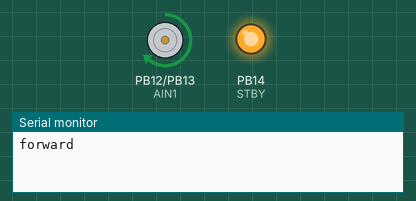
Recording of a sketch running on a simulated STM32 Black Pill. Parts: motor-driver pin pairs drawn as motors (green arrow = first pin HIGH = forward, orange = second pin HIGH = backward, longer = more drive, scaled by the enable pin, stopped while the standby pin is LOW), output pins drawn as LEDs (lit = HIGH), the last lines printed to the serial monitor.

Above: at 1.0 s.
At 2.5 s:
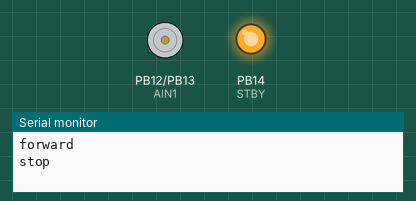
At 4.0 s:
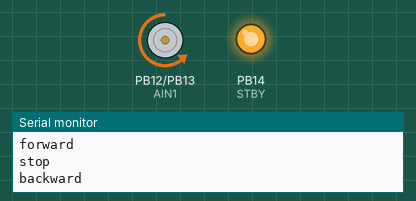
Timing chart, 0 to 7.8 s (numbered marks = the images above):
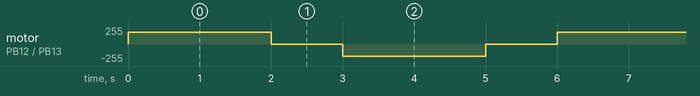

Measured:
- by itself, motor on PB12 (AIN1) / PB13 (AIN2): repeats every 6.0 s: stopped 1.0 s, backward 180/255 2.0 s, stopped 1.0 s, forward 180/255 2.0 s

The sketch:

02_forward_backward.ino
```cpp
// 02_forward_backward.ino - one N20 motor: forward, stop, backward, stop, repeat.
//
// Wiring (Black Pill -> TB6612FNG, channel A):
//   PA8  -> PWMA    speed
//   PB12 -> AIN1    direction
//   PB13 -> AIN2    direction
//   PB14 -> STBY    driver on/off (or just tie STBY to 3V3)
//   3V3  -> VCC     driver logic
//   GND  -> GND     SHARE GROUND with the motor battery!
//   Motor battery + -> VM,   motor wires -> AO1 / AO2
//
// How the driver reads the pins:
//   AIN1  AIN2   motor
//   HIGH  LOW    forward
//   LOW   HIGH   backward
//   LOW   LOW    coast (free spin)
//   HIGH  HIGH   brake
// PWMA says how hard: analogWrite 0 = nothing, 255 = full speed.

#define PWMA PA8
#define AIN1 PB12
#define AIN2 PB13
#define STBY PB14

const int SPEED = 180;      // 0..255. Try 100, then 255.
const int RUN_MS = 2000;    // how long to spin each way
const int PAUSE_MS = 1000;  // rest between direction changes (be kind to the gears)

void forward(int speed) {
  digitalWrite(AIN1, HIGH);
  digitalWrite(AIN2, LOW);
  analogWrite(PWMA, speed);
}

void backward(int speed) {
  digitalWrite(AIN1, LOW);
  digitalWrite(AIN2, HIGH);
  analogWrite(PWMA, speed);
}

void stopMotor() {
  digitalWrite(AIN1, LOW);
  digitalWrite(AIN2, LOW);
  analogWrite(PWMA, 0);
}

void setup() {
  pinMode(PWMA, OUTPUT);
  pinMode(AIN1, OUTPUT);
  pinMode(AIN2, OUTPUT);
  pinMode(STBY, OUTPUT);
  digitalWrite(STBY, HIGH);  // wake the driver up
  stopMotor();

  Serial.begin(115200);
}

void loop() {
  Serial.println("forward");
  forward(SPEED);
  delay(RUN_MS);

  Serial.println("stop");
  stopMotor();
  delay(PAUSE_MS);

  Serial.println("backward");
  backward(SPEED);
  delay(RUN_MS);

  Serial.println("stop");
  stopMotor();
  delay(PAUSE_MS);
}
```
